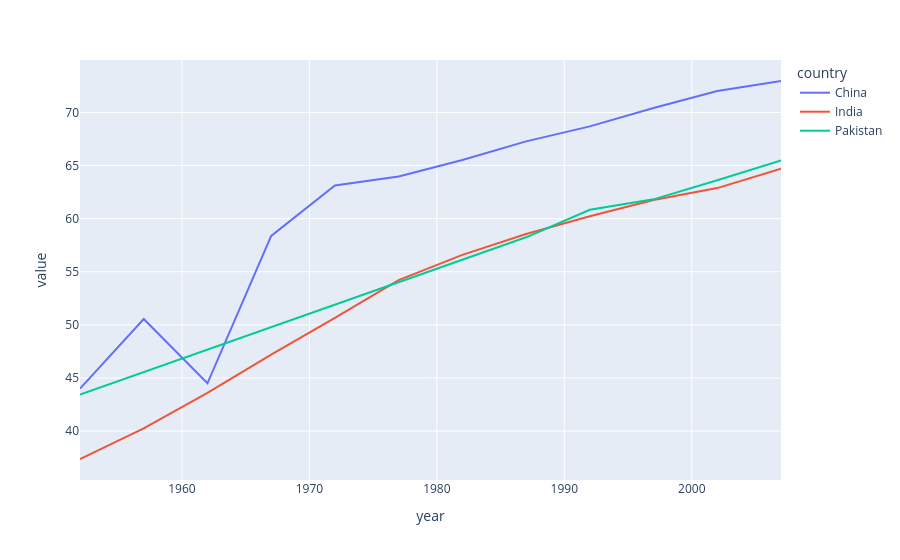

The code cell stored with this chart in its notebook:
### Code cell
px.line(df,x=df.index,y=df.columns)

### Figure 1 — Plotly figure (JSON) as saved in the notebook; plotly's stock layout.template omitted (floating-point values rounded to 4 significant figures)
{"data": [{"hovertemplate": "country=China<br>year=%{x}<br>value=%{y}<extra></extra>", "legendgroup": "China", "line": {"color": "#636efa", "dash": "solid"}, "marker": {"symbol": "circle"}, "mode": "lines", "name": "China", "orientation": "v", "showlegend": true, "type": "scatter", "x": [1952, 1957, 1962, 1967, 1972, 1977, 1982, 1987, 1992, 1997, 2002, 2007], "xaxis": "x", "y": [44, 50.55, 44.5, 58.38, 63.12, 63.97, 65.53, 67.27, 68.69, 70.43, 72.03, 72.96], "yaxis": "y"}, {"hovertemplate": "country=India<br>year=%{x}<br>value=%{y}<extra></extra>", "legendgroup": "India", "line": {"color": "#EF553B", "dash": "solid"}, "marker": {"symbol": "circle"}, "mode": "lines", "name": "India", "orientation": "v", "showlegend": true, "type": "scatter", "visible": true, "x": [1952, 1957, 1962, 1967, 1972, 1977, 1982, 1987, 1992, 1997, 2002, 2007], "xaxis": "x", "y": [37.37, 40.25, 43.6, 47.19, 50.65, 54.21, 56.6, 58.55, 60.22, 61.77, 62.88, 64.7], "yaxis": "y"}, {"hovertemplate": "country=Pakistan<br>year=%{x}<br>value=%{y}<extra></extra>", "legendgroup": "Pakistan", "line": {"color": "#00cc96", "dash": "solid"}, "marker": {"symbol": "circle"}, "mode": "lines", "name": "Pakistan", "orientation": "v", "showlegend": true, "type": "scatter", "visible": true, "x": [1952, 1957, 1962, 1967, 1972, 1977, 1982, 1987, 1992, 1997, 2002, 2007], "xaxis": "x", "y": [43.44, 45.56, 47.67, 49.8, 51.93, 54.04, 56.16, 58.24, 60.84, 61.82, 63.61, 65.48], "yaxis": "y"}], "layout": {"autosize": true, "legend": {"title": {"text": "country"}, "tracegroupgap": 0}, "margin": {"t": 60}, "xaxis": {"anchor": "y", "autorange": true, "domain": [0, 1], "range": [1952, 2007], "showspikes": false, "title": {"text": "year"}, "type": "linear"}, "yaxis": {"anchor": "x", "autorange": true, "domain": [0, 1], "range": [35.4, 74.94], "showspikes": false, "title": {"text": "value"}, "type": "linear"}}}
